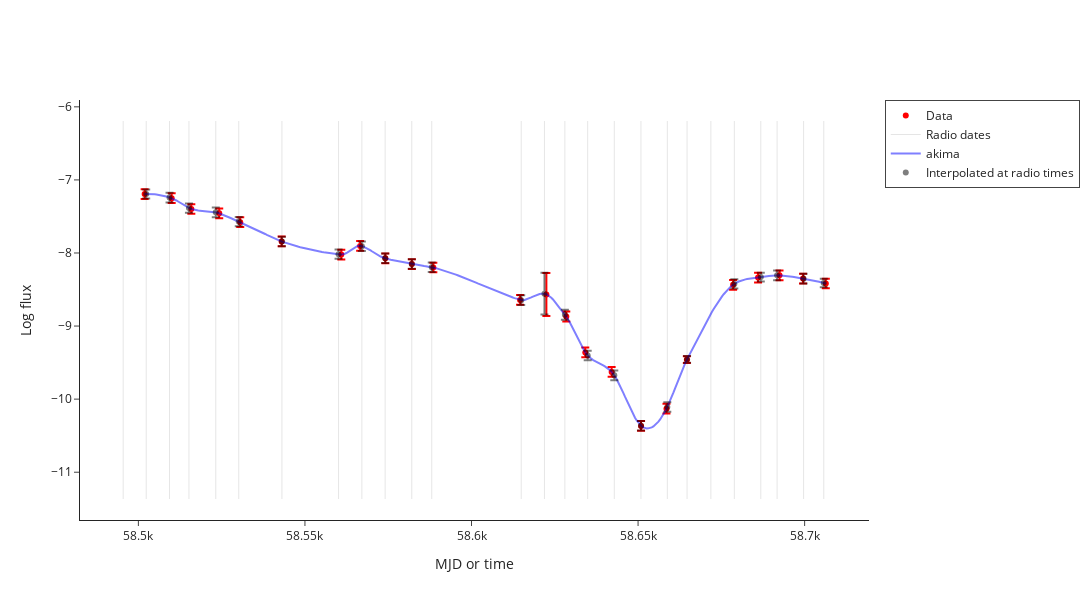

The notebook cell this image was saved under:
### Markdown cell above
# Interpolation

### Code cell
interpolated_data = make_interpolated_Lr_Lx_df(radio_df, xray_df, source_df, plotly=True)

### Figure 1 — Plotly figure (JSON) as saved in the notebook; plotly's stock layout.template omitted (floating-point values rounded to 4 significant figures; data arrays with more than 128 entries replaced by an {"elided": "..."} marker saying what was removed)
{"data": [{"error_y": {"array": [0.06622, 0.06622, 0.06622, 0.06632, 0.06622, 0.06622, 0.06622, 0.06767, 0.06622, 0.06647, 0.06622, 0.06653, 0.2939, 0.06756, 0.06655, 0.06683, 0.06622, 0.06622, 0.046, 0.06651, 0.06622, 0.06622, 0.06654, 0.06622], "type": "data", "visible": true}, "marker": {"color": "red"}, "mode": "markers", "name": "Data", "type": "scatter", "x": [58500.0, 58510.0, 58520.0, 58520.0, 58530.0, 58540.0, 58560.0, 58570.0, 58570.0, 58580.0, 58590.0, 58610.0, 58620.0, 58630.0, 58630.0, 58640.0, 58650.0, 58660.0, 58660.0, 58680.0, 58690.0, 58690.0, 58700.0, 58710.0], "y": [-7.194, -7.25, -7.398, -7.457, -7.578, -7.842, -8.021, -7.903, -8.074, -8.152, -8.199, -8.642, -8.569, -8.87, -9.361, -9.627, -10.37, -10.13, -9.46, -8.435, -8.336, -8.305, -8.351, -8.418]}, {"marker": {"color": "red", "symbol": "triangle-down"}, "mode": "markers", "name": "3-sigma upper limits", "type": "scatter", "x": [], "y": []}, {"line": {"color": "black", "dash": "solid", "width": 1}, "mode": "lines", "name": "Radio dates", "opacity": 0.1, "showlegend": true, "type": "scatter", "x": [58500.0, 58500.0], "y": [-11.37, -6.194]}, {"line": {"color": "black", "dash": "solid", "width": 1}, "mode": "lines", "opacity": 0.1, "showlegend": false, "type": "scatter", "x": [58500.0, 58500.0], "y": [-11.37, -6.194]}, {"line": {"color": "black", "dash": "solid", "width": 1}, "mode": "lines", "opacity": 0.1, "showlegend": false, "type": "scatter", "x": [58510.0, 58510.0], "y": [-11.37, -6.194]}, {"line": {"color": "black", "dash": "solid", "width": 1}, "mode": "lines", "opacity": 0.1, "showlegend": false, "type": "scatter", "x": [58520.0, 58520.0], "y": [-11.37, -6.194]}, {"line": {"color": "black", "dash": "solid", "width": 1}, "mode": "lines", "opacity": 0.1, "showlegend": false, "type": "scatter", "x": [58520.0, 58520.0], "y": [-11.37, -6.194]}, {"line": {"color": "black", "dash": "solid", "width": 1}, "mode": "lines", "opacity": 0.1, "showlegend": false, "type": "scatter", "x": [58530.0, 58530.0], "y": [-11.37, -6.194]}, {"line": {"color": "black", "dash": "solid", "width": 1}, "mode": "lines", "opacity": 0.1, "showlegend": false, "type": "scatter", "x": [58540.0, 58540.0], "y": [-11.37, -6.194]}, {"line": {"color": "black", "dash": "solid", "width": 1}, "mode": "lines", "opacity": 0.1, "showlegend": false, "type": "scatter", "x": [58560.0, 58560.0], "y": [-11.37, -6.194]}, {"line": {"color": "black", "dash": "solid", "width": 1}, "mode": "lines", "opacity": 0.1, "showlegend": false, "type": "scatter", "x": [58570.0, 58570.0], "y": [-11.37, -6.194]}, {"line": {"color": "black", "dash": "solid", "width": 1}, "mode": "lines", "opacity": 0.1, "showlegend": false, "type": "scatter", "x": [58570.0, 58570.0], "y": [-11.37, -6.194]}, {"line": {"color": "black", "dash": "solid", "width": 1}, "mode": "lines", "opacity": 0.1, "showlegend": false, "type": "scatter", "x": [58580.0, 58580.0], "y": [-11.37, -6.194]}, {"line": {"color": "black", "dash": "solid", "width": 1}, "mode": "lines", "opacity": 0.1, "showlegend": false, "type": "scatter", "x": [58590.0, 58590.0], "y": [-11.37, -6.194]}, {"line": {"color": "black", "dash": "solid", "width": 1}, "mode": "lines", "opacity": 0.1, "showlegend": false, "type": "scatter", "x": [58610.0, 58610.0], "y": [-11.37, -6.194]}, {"line": {"color": "black", "dash": "solid", "width": 1}, "mode": "lines", "opacity": 0.1, "showlegend": false, "type": "scatter", "x": [58620.0, 58620.0], "y": [-11.37, -6.194]}, {"line": {"color": "black", "dash": "solid", "width": 1}, "mode": "lines", "opacity": 0.1, "showlegend": false, "type": "scatter", "x": [58630.0, 58630.0], "y": [-11.37, -6.194]}, {"line": {"color": "black", "dash": "solid", "width": 1}, "mode": "lines", "opacity": 0.1, "showlegend": false, "type": "scatter", "x": [58630.0, 58630.0], "y": [-11.37, -6.194]}, {"line": {"color": "black", "dash": "solid", "width": 1}, "mode": "lines", "opacity": 0.1, "showlegend": false, "type": "scatter", "x": [58640.0, 58640.0], "y": [-11.37, -6.194]}, {"line": {"color": "black", "dash": "solid", "width": 1}, "mode": "lines", "opacity": 0.1, "showlegend": false, "type": "scatter", "x": [58650.0, 58650.0], "y": [-11.37, -6.194]}, {"line": {"color": "black", "dash": "solid", "width": 1}, "mode": "lines", "opacity": 0.1, "showlegend": false, "type": "scatter", "x": [58660.0, 58660.0], "y": [-11.37, -6.194]}, {"line": {"color": "black", "dash": "solid", "width": 1}, "mode": "lines", "opacity": 0.1, "showlegend": false, "type": "scatter", "x": [58660.0, 58660.0], "y": [-11.37, -6.194]}, {"line": {"color": "black", "dash": "solid", "width": 1}, "mode": "lines", "opacity": 0.1, "showlegend": false, "type": "scatter", "x": [58670.0, 58670.0], "y": [-11.37, -6.194]}, {"line": {"color": "black", "dash": "solid", "width": 1}, "mode": "lines", "opacity": 0.1, "showlegend": false, "type": "scatter", "x": [58680.0, 58680.0], "y": [-11.37, -6.194]}, {"line": {"color": "black", "dash": "solid", "width": 1}, "mode": "lines", "opacity": 0.1, "showlegend": false, "type": "scatter", "x": [58690.0, 58690.0], "y": [-11.37, -6.194]}, {"line": {"color": "black", "dash": "solid", "width": 1}, "mode": "lines", "opacity": 0.1, "showlegend": false, "type": "scatter", "x": [58690.0, 58690.0], "y": [-11.37, -6.194]}, {"line": {"color": "black", "dash": "solid", "width": 1}, "mode": "lines", "opacity": 0.1, "showlegend": false, "type": "scatter", "x": [58700.0, 58700.0], "y": [-11.37, -6.194]}, {"line": {"color": "black", "dash": "solid", "width": 1}, "mode": "lines", "opacity": 0.1, "showlegend": false, "type": "scatter", "x": [58710.0, 58710.0], "y": [-11.37, -6.194]}, {"line": {"color": "blue", "dash": "solid"}, "mode": "lines", "name": "akima", "opacity": 0.5, "type": "scatter", "x": {"elided": "408 float values"}, "y": {"elided": "408 float values"}}, {"error_y": {"array": [NaN, 0.06113, 0.06668, 0.06379, 0.06669, 0.06391, 0.06435, 0.06335, 0.06542, 0.06513, 0.06537, 0.06365, 0.06735, 0.2864, 0.06858, 0.06497, 0.06652, 0.06499, 0.06539, 0.04644, NaN, 0.06452, 0.06079, 0.06532, 0.06726, 0.05875], "type": "data", "visible": true}, "marker": {"color": "black"}, "mode": "markers", "name": "Interpolated at radio times", "opacity": 0.5, "type": "scatter", "x": [58500.0, 58500.0, 58510.0, 58520.0, 58520.0, 58530.0, 58540.0, 58560.0, 58570.0, 58570.0, 58580.0, 58590.0, 58610.0, 58620.0, 58630.0, 58630.0, 58640.0, 58650.0, 58660.0, 58660.0, 58670.0, 58680.0, 58690.0, 58690.0, 58700.0, 58710.0], "y": [NaN, -7.193, -7.241, -7.385, -7.444, -7.57, -7.844, -8.017, -7.907, -8.073, -8.151, -8.195, -8.645, -8.557, -8.844, -9.402, -9.674, -10.36, -10.11, -9.455, NaN, -8.423, -8.33, -8.306, -8.351, -8.41]}, {"marker": {"color": "black", "symbol": "triangle-down"}, "mode": "markers", "showlegend": false, "type": "scatter", "x": [], "y": []}], "layout": {"height": 600, "legend": {"borderwidth": 1}, "width": 1200, "xaxis": {"title": {"text": "MJD or time"}}, "yaxis": {"title": {"text": "Log flux"}}}}
